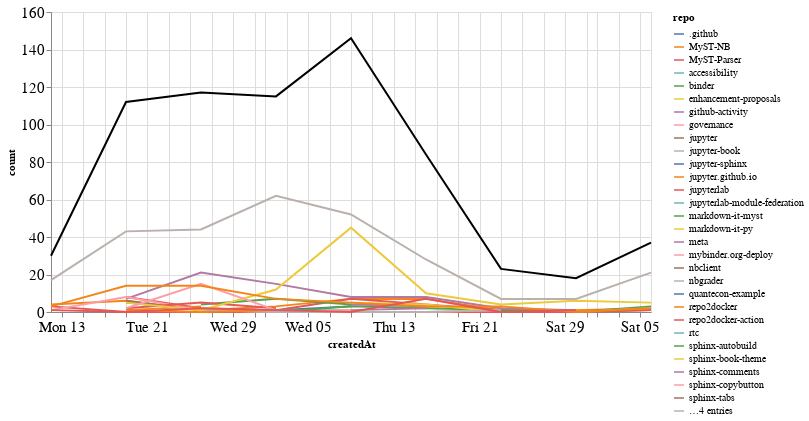

Notebook source saved alongside this figure:
### Markdown cell above
## Comments

### Code cell
comments_time = comments.groupby('repo').resample('W', on='createdAt').count()['author'].reset_index()
comments_time = comments_time.rename(columns={'author': 'count'})
comments_time_total = comments_time.groupby('createdAt').agg({"count": "sum"}).reset_index()
ch1 = alt.Chart(comments_time, width=600).mark_line().encode(
    x='createdAt',
    y='count',
    color='repo',
    tooltip="repo"
)

ch2 = alt.Chart(comments_time_total, width=600).mark_line(color="black").encode(
    x='createdAt',
    y='count',
)

ch1 + ch2

### Figure 1 — Vega-Lite specification as saved in the notebook (floating-point values rounded to 4 significant figures; data arrays with more than 128 entries replaced by an {"elided": "..."} marker saying what was removed)
{"config": {"axisLeft": {"labelFontSize": 15}, "axisBottom": {"labelFontSize": 15}}, "layer": [{"data": {"name": "data-e1a9a018d75800ef8412180629a0f4b1"}, "mark": "line", "encoding": {"color": {"type": "nominal", "field": "repo"}, "tooltip": {"type": "nominal", "field": "repo"}, "x": {"type": "temporal", "field": "createdAt"}, "y": {"type": "quantitative", "field": "count"}}, "width": 600}, {"data": {"name": "data-9b567e85c8f8a18f5fc245cf92e4620c"}, "mark": {"type": "line", "color": "black"}, "encoding": {"x": {"type": "temporal", "field": "createdAt"}, "y": {"type": "quantitative", "field": "count"}}, "width": 600}], "$schema": "https://vega.github.io/schema/vega-lite/v4.8.1.json", "datasets": {"data-e1a9a018d75800ef8412180629a0f4b1": {"elided": "130 records"}, "data-9b567e85c8f8a18f5fc245cf92e4620c": [{"createdAt": "2020-07-12T00:00:00", "count": 30}, {"createdAt": "2020-07-19T00:00:00", "count": 112}, {"createdAt": "2020-07-26T00:00:00", "count": 117}, {"createdAt": "2020-08-02T00:00:00", "count": 115}, {"createdAt": "2020-08-09T00:00:00", "count": 146}, {"createdAt": "2020-08-16T00:00:00", "count": 84}, {"createdAt": "2020-08-23T00:00:00", "count": 23}, {"createdAt": "2020-08-30T00:00:00", "count": 18}, {"createdAt": "2020-09-06T00:00:00", "count": 37}]}}
